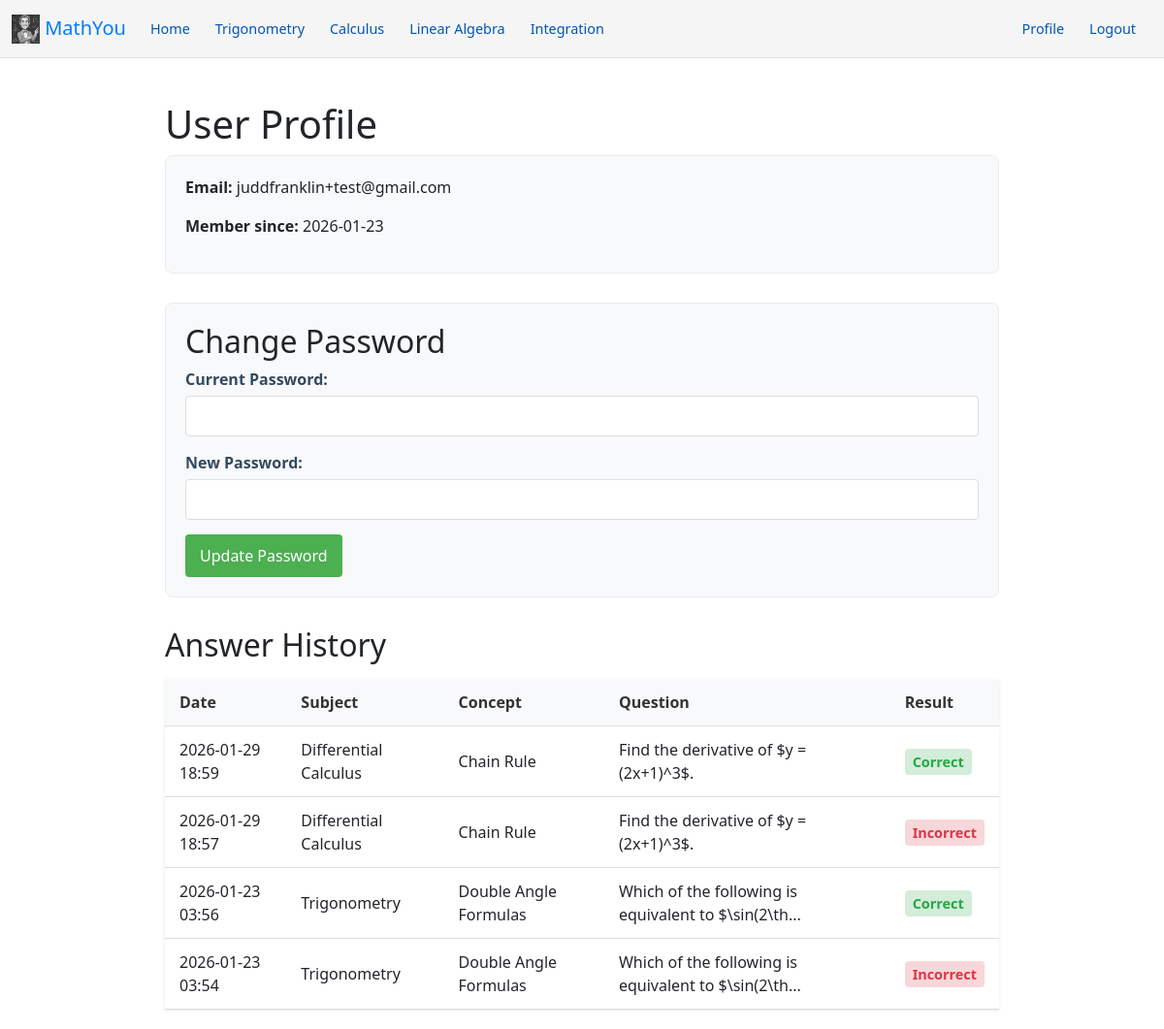
/profile (signed in), run on the app's committed database.
### app/models.py (models this page shows, shortened)
class User(UserMixin, db.Model):
    __tablename__ = 'users'
    id = db.Column(db.Integer, primary_key=True)
    email = db.Column(db.String(120), unique=True, nullable=False)
    password_hash = db.Column(db.String(256), nullable=False)
    created_at = db.Column(db.DateTime, default=datetime.utcnow)
    responses = db.relationship('UserResponse', back_populates='user', lazy=True)

class UserResponse(db.Model):
    __tablename__ = 'user_responses'
    id = db.Column(db.Integer, primary_key=True)
    user_id = db.Column(db.Integer, db.ForeignKey('users.id'), nullable=False)
    question_id = db.Column(db.Integer, db.ForeignKey('questions.id'), nullable=False)
    response_data = db.Column(JSON, nullable=False) # e.g., {"answer": "5"} or {"choice": 2}
    is_correct = db.Column(db.Boolean, nullable=False)
    timestamp = db.Column(db.DateTime, default=datetime.utcnow)
    user = db.relationship('User', back_populates='responses')
    question = db.relationship('Question', back_populates='responses')

class Subject(db.Model):
    __tablename__ = 'subjects'
    id = db.Column(db.Integer, primary_key=True)
    name = db.Column(db.String(100), unique=True, nullable=False)
    slug = db.Column(db.String(100), unique=True, nullable=False)
    concepts = db.relationship('Concept', back_populates='subject', lazy=True, cascade="all, delete-orphan")

class Concept(db.Model):
    __tablename__ = 'concepts'
    id = db.Column(db.Integer, primary_key=True)
    name = db.Column(db.String(100), nullable=False)
    slug = db.Column(db.String(100), nullable=False)
    subject_id = db.Column(db.Integer, db.ForeignKey('subjects.id'), nullable=False)
    formula = db.Column(db.Text, nullable=True)
    explanation = db.Column(db.Text, nullable=True)
    core_idea = db.Column(db.Text, nullable=True)
    real_world_application = db.Column(db.Text, nullable=True)
    mathematical_demonstration = db.Column(db.Text, nullable=True)
    study_plan = db.Column(db.Text, nullable=True)
    subject = db.relationship('Subject', back_populates='concepts')
    questions = db.relationship('Question', back_populates='concept', lazy=True, cascade="all, delete-orphan")
    __table_args__ = (db.UniqueConstraint('subject_id', 'slug', name='_subject_concept_slug_uc'),)

class Question(db.Model):
    __tablename__ = 'questions'
    id = db.Column(db.Integer, primary_key=True)
    legacy_id = db.Column(db.String(150), unique=True, nullable=False)
    concept_id = db.Column(db.Integer, db.ForeignKey('concepts.id'), nullable=False)
    problem_text = db.Column(db.Text, nullable=False)
    difficulty = db.Column(db.String(50), nullable=True)
    explanation = db.Column(db.Text, nullable=True)
    data = db.Column(JSON, nullable=False)
    concept = db.relationship('Concept', back_populates='questions')
    responses = db.relationship('UserResponse', back_populates='question', lazy=True)

### app/blueprints/auth.py (the view)
@auth_bp.route('/profile')
@login_required
def profile():
    active_page = 'auth.profile'
    responses = UserResponse.query.filter_by(user_id=current_user.id).order_by(UserResponse.timestamp.desc()).all()
    return render_template('profile.html', responses=responses, active_page=active_page)

### app/__init__.py (called while the page is built)
def create_app(config_class=Config):
    app = Flask(
        __name__,
        static_folder='../static',
        static_url_path='/static',
        template_folder='../templates'
    )
    app.config.from_object(config_class)
    if not app.testing:
        app.logger.setLevel(logging.INFO)
        stream_handler = logging.StreamHandler()
        app.logger.addHandler(stream_handler)
    db.init_app(app)
    migrate.init_app(app, db)
    login_manager.init_app(app)
    from .models import User
    @login_manager.user_loader
    def load_user(user_id):
        return db.session.get(User, int(user_id))
    app.url_map.converters['regex'] = RegexConverter
    app.register_blueprint(main_bp)
    app.register_blueprint(auth_bp)
    app.register_blueprint(api_bp, url_prefix='/api')
    return app

### templates/profile.html (shortened to what this page needs)
{% extends "base.html" %}
{% block content %}
<div class="profile-container">
    <h1>User Profile</h1>
    <div class="user-info">
        <p><strong>Email:</strong> {{ current_user.email }}</p>
        <p><strong>Member since:</strong> {{ current_user.created_at.strftime('%Y-%m-%d') }}</p>
    </div>
    <div class="password-section">
        <h2>Change Password</h2>
        <form action="{{ url_for('auth.change_password') }}" method="post" class="password-form">
            <div class="form-group">
                <label for="current_password">Current Password:</label>
                <input type="password" id="current_password" name="current_password" required>
            </div>
            <div class="form-group">
                <label for="new_password">New Password:</label>
                <input type="password" id="new_password" name="new_password" required>
            </div>
            <button type="submit">Update Password</button>
        </form>
    </div>
    <h2>Answer History</h2>
    {% if responses %}
        <table class="history-table">
            <thead>
                <tr>
                    <th>Date</th>
                    <th>Subject</th>
                    <th>Concept</th>
                    <th>Question</th>
                    <th>Result</th>
                </tr>
            </thead>
            <tbody>
                {% for response in responses %}
                <tr>
                    <td>{{ response.timestamp.strftime('%Y-%m-%d %H:%M') }}</td>
                    <td>{{ response.question.concept.subject.name }}</td>
                    <td>{{ response.question.concept.name }}</td>
                    <td>{{ response.question.problem_text[:50] }}{% if response.question.problem_text|length > 50 %}...{% endif %}</td>
                    <td>
                        {% if response.is_correct %}
                            <span class="status-correct">Correct</span>
                        {% else %}
                            <span class="status-incorrect">Incorrect</span>
                        {% endif %}
                    </td>
                </tr>
                {% endfor %}
            </tbody>
        </table>
    {% else %}
        <p>You haven't answered any questions yet. Go solve some problems!</p>
    {% endif %}
</div>
{% endblock %}

### static/css/variables.css (style rules this page uses)
:root { --font-family: Arial, sans-serif; --base-font-size: 16px; --button-border-radius: 0; --button-bg-color: #0d6efd; --nav-primary-color: #007bff; --nav-text-color: #0056b3; --nav-bg-color: whitesmoke; --nav-hover-bg-color: #dbe9f7; --nav-active-text-color: #fff; --nav-border-color: #e0e0e0; --nav-border-radius: 0; --nav-font-size: 0.9rem; --nav-font-weight: 500; --nav-active-font-weight: 600; }

### static/css/base_styles.css (style rules this page uses)
.form-group { margin-bottom: 20px; }
.form-group label { display: block; margin-bottom: 8px; font-weight: 600; color: #34495e; }
.form-group input { width: 100%; padding: 10px; border: 1px solid #ddd; border-radius: 4px; box-sizing: border-box; font-size: 16px; }

### static/css/web-components/login-modal.css (style rules this page uses)
h2 { margin-top: 0; color: #333; }
input { width: 100%; padding: 10px; margin-bottom: 15px; box-sizing: border-box; border: 1px solid #ddd; border-radius: 4px; }
button { width: 100%; padding: 10px; background: #0d6efd; color: white; border: none; border-radius: 4px; cursor: pointer; font-size: 1rem; }

### templates/profile.html (style rules this page uses)
.profile-container { max-width: 900px; margin: 0 auto; padding: 20px; }
.user-info { background: #f8f9fa; padding: 20px; border-radius: 8px; margin-bottom: 30px; border: 1px solid #e9ecef; }
.password-section { background: #f8f9fa; padding: 20px; border-radius: 8px; margin-bottom: 30px; border: 1px solid #e9ecef; }
.password-form .form-group { margin-bottom: 15px; }
.password-form label { display: block; margin-bottom: 5px; font-weight: bold; }
.password-form input { width: 100%; padding: 8px; border: 1px solid #ddd; border-radius: 4px; box-sizing: border-box; }
.password-form button { background-color: #4CAF50; color: white; border: none; padding: 10px 15px; border-radius: 4px; cursor: pointer; font-size: 16px; }
.history-table { width: 100%; border-collapse: collapse; margin-top: 15px; background: white; box-shadow: 0 1px 3px rgba(0,0,0,0.1); }
.history-table th, .history-table td { padding: 12px 15px; text-align: left; border-bottom: 1px solid #ddd; }
.history-table th { background-color: #f8f9fa; font-weight: 600; color: #333; }
.status-correct { color: #28a745; font-weight: bold; background: #d4edda; padding: 4px 8px; border-radius: 4px; font-size: 0.9em; }
.status-incorrect { color: #dc3545; font-weight: bold; background: #f8d7da; padding: 4px 8px; border-radius: 4px; font-size: 0.9em; }

### data on the page
User: email "juddfranklin+test@gmail.com", created_at "2026-01-23"
UserResponse: timestamp "2026-01-29 18:59", question.concept.subject.name "Differential Calculus", question.concept.name "Chain Rule", question "Find the derivative of $y = (2x+1)^3$.", is_correct "Correct"
UserResponse: timestamp "2026-01-29 18:57", question.concept.subject.name "Differential Calculus", question.concept.name "Chain Rule", question "Find the derivative of $y = (2x+1)^3$.", is_correct "Incorrect"
UserResponse: timestamp "2026-01-23 03:56", question.concept.subject.name "Trigonometry", question.concept.name "Double Angle Formulas", question "Which of the following is equivalent to $\\sin(2\\th", is_correct "Correct"
UserResponse: timestamp "2026-01-23 03:54", question.concept.subject.name "Trigonometry", question.concept.name "Double Angle Formulas", question "Which of the following is equivalent to $\\sin(2\\th", is_correct "Incorrect"
